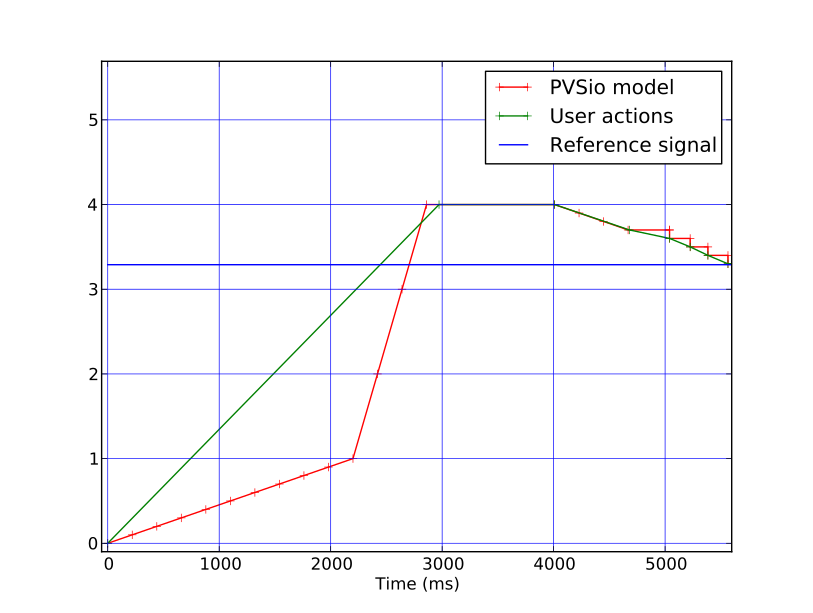

Write the Python code that produced this figure.
import websocket
import thread
import time
import json
import matplotlib.pyplot as p
from fractions import Fraction
import pickle

reference = 3.29

command = ""
iterations = 0
ydisplay = [0]
xdisplay =[0]
yDisplay2 = [0]
yError=[]
T=220

x2=[0]
i=0
time=0
target=0
cumulTime =0


def getData(val):
    users = []
    
    f = open('big.json','r')
    d = json.load(f)    

    for x in d['results']['participants']:
        for i in x['chevrons']:
            if float(i['ev']) == val:
                
                mouseEvents = 0
                for val in i['rt']:
                    if "mouse" in val['im']:
                        mouseEvents +=1
                print mouseEvents
                if mouseEvents % 2 == 0:
                    print "Equal, adding.."
                    users.append(i['rt'])
                else:
                    print "Not equal, discarding.."

    return users

def plotResult():

    #p.plot([i*T for i in x],yDisplay,'r+-', label="PVSio model")
    p.plot(xdisplay, ydisplay,'r+-', label="PVSio model")
    p.plot(x2,yDisplay2,'g+-', label="User actions")
    p.plot(x2,[reference for i in x2],'b', label = "Reference signal")
    p.xlabel("Time (ms)")
    p.grid(b=True, which='major', color='b', linestyle='-')
    p.grid(b=True, which='minor', color='r', linestyle='--')

    p.legend()
    p.show()
    
    f = open('model.bin','wb')
    pickle.dump(xdisplay,f)
    pickle.dump(ydisplay,f)
    f.close()

def convert(s):
    try:
        return int(s)
    except ValueError:
        #return(s)
        return float(Fraction(s))

def parseOutput(output):
    s = output.strip("(##)")
    d = dict(item.split(":=") for item in s.split(",")) # Generate dictionary
    return { k.strip():convert(v.strip()) for k, v in d.iteritems()} # Remove whitespace in dictionary

def sendCommand(command, state):
    state['command'] = command
    cmdstate = '{command}((# left_display:={left_display}, step:={step}, timer:={timer} #));'.format(**state);
    d = {"type":"sendCommand", "data":{'command':cmdstate}}
    print "Sending:", d
    ws.send(json.dumps(d))

def on_message(ws, message):
    global command, iterations, xdisplay, yError, ydisplay, T, i, time, yDisplay2, target, cumulTime

    print "Message: ", message
    decoded = json.loads(message)
    dtype =  decoded['type']
    
    print 'TYPE:', dtype


    if(dtype == 'processReady'):
        ws.send('{"type":"sendCommand","data":{"command":"press_UP((# left_display := 0, step := 1, timer := 5 #));"}}')

    if(dtype == 'pvsoutput'):
        print zip(xdisplay, ydisplay)
        
        result = decoded['data']
        output = parseOutput(result[0])
        print 'Output: ', output

        ldisplay = output['left_display']
        
        error = reference - ldisplay
        print "Error: ", error
        yError.append(error)


        iterations +=1


        if(i<len(data)):

            if(i>0):
                if data[i-1]['im'] == "click": #if previous action was a click, record the current value
                    xdisplay.append(data[i-1]['ts']-time)
                    ydisplay.append(ldisplay)

            nextAction = data[i]['im']
            nextButton = data[i]['btn']
            timediff = data[i]['ts']  - time
            print "Time difference: ", timediff 
            print "NextAction: ", nextAction       

            if nextAction == "mousedown":

                if(iterations == 1): #For the first iteration we already pressed big up
                    nextAction = "mouseup"

                target = data[i+1]['v']
                print "Target value: ", target

                if(nextButton == "smallDown"):
                        command = "press_dn"
                if(nextButton == "bigUp"):
                        command = "press_UP"
                if(nextButton == "bigDown"):
                        command = "press_DN"
                if(nextButton == "smallUp"):
                        command = "press_up"
                i+=1

            
            if nextAction == "mouseup":            
                print "Target: ", target
                print "Display: ", ldisplay

                xdisplay.append(cumulTime+(iterations*T))
                ydisplay.append(ldisplay)

                if float(target) == float(ldisplay): # reached target value, release_key
                    command = "release_key"
                    i+=1
                    
                    iterations = -1 #take the extra timestep required by release_key into account
                    
                    cumulTime = data[i]['ts']  - time # need to know before the next hold_down starts
                    
                    #Add waiting time
                    xdisplay.append(cumulTime)
                    ydisplay.append(ldisplay)
                #else do nothing, command will stay the same




            if nextAction == "click":

                #Add waiting time
                xdisplay.append(data[i]['ts']  - time)
                ydisplay.append(ldisplay)

                i+=1

                if(nextButton == "smallDown"):
                        command = "click_dn"
                if(nextButton == "smallUp"):
                        command = "click_up"
                if(nextButton == "bigDown"):
                        command = "click_DN"
                if(nextButton == "bigUp"):
                        command = "click_UP"
        
        if iterations>50: # Don't continue beyond 50 button presses
            print "TIMED OUT"
            error = 0

        if(error == 0):
            command = ""
            xdisplay.append(data[i-1]['ts']  - time)
            ydisplay.append(ldisplay)

            #Get user actions
            for i in data:
                print i['btn'], ": ", i['im'], ": ",i['v'],": ", i['ts'] - time
        
                if i['ts'] - time != 0:    
                    x2.append(i['ts'] - time)

                    yDisplay2.append(i['v'])

            plotResult()

        if(command != ""):
            sendCommand(command,output)

def on_error(ws, error):
    print error

def on_close(ws):
    print "### closed ###"

def on_open(ws):
    ws.send('{"type":"startProcess","data":{"fileName":"pvscode/alarisAsenaCC"}}')


if __name__ == "__main__":
    websocket.enableTrace(True)
    ws = websocket.WebSocketApp("ws://localhost:8080/",
                                on_message = on_message,
                                on_error = on_error,
                                on_close = on_close)


    data = getData(reference)         
    while len(data)==0:
        print "next"           
        reference+=1.0
        data = getData(reference)
            
    data=getData(reference)[0] # only first participant    
    time = data[0]['ts'] # take first timestamp as t:=0    

    for a in data:
        print a['btn'], ": ", a['im'], ": ",a['v'],": ", a['ts'] - time   

    ws.on_open = on_open

    ws.run_forever()
